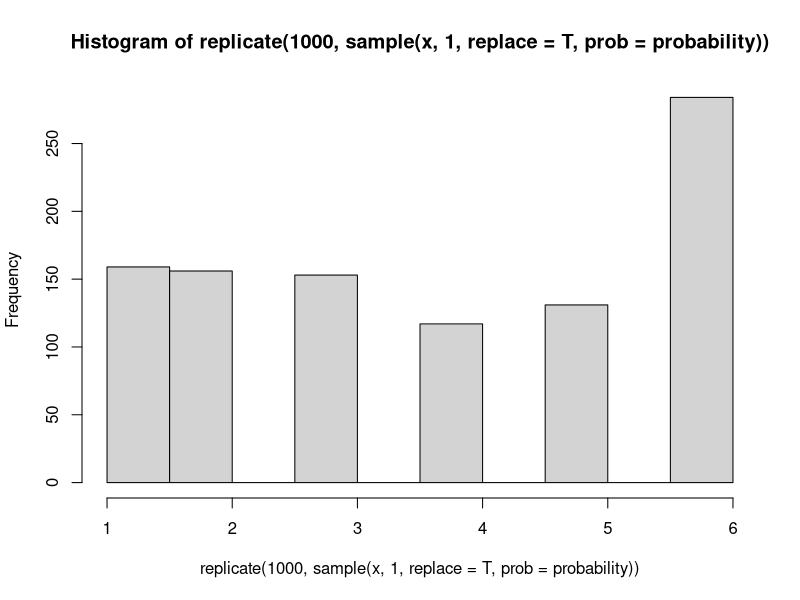

R code for this plot:
#coin_flip() does the flipping, two styles, by thumb is standard

coin_flip<-function(type = .5, bias = .1){
  rbinom(1,1,type+bias)
}
mean(replicate(100,coin_flip()))

#coin will be either unbiased or biased.  

Bag_of_coins<- c(rep(.5,9),.6) #lists 9 fair coins, one biased coin at .6
sample<-sample(Bag_of_coins,5,replace = F) #picks 5 coins randomly from bag
coin_flip(type=sample,bias=0)


#expected value
x<-c(1,2,3,4,5,6) # single dice
probability<-(c(rep(1/7,5),.2857143)) #probabilty that the dice is loaded for 6
  hist(replicate(1000,sample(x,1,replace = T,prob=probability)))
  

  x<-c(0,1) # single coin, 0=Tails
  probability<-c(.5,.5) #probabilty that the coin is fair = .5
  mean(replicate(1000,sample(x,1,replace = T,prob=probability)))
  
